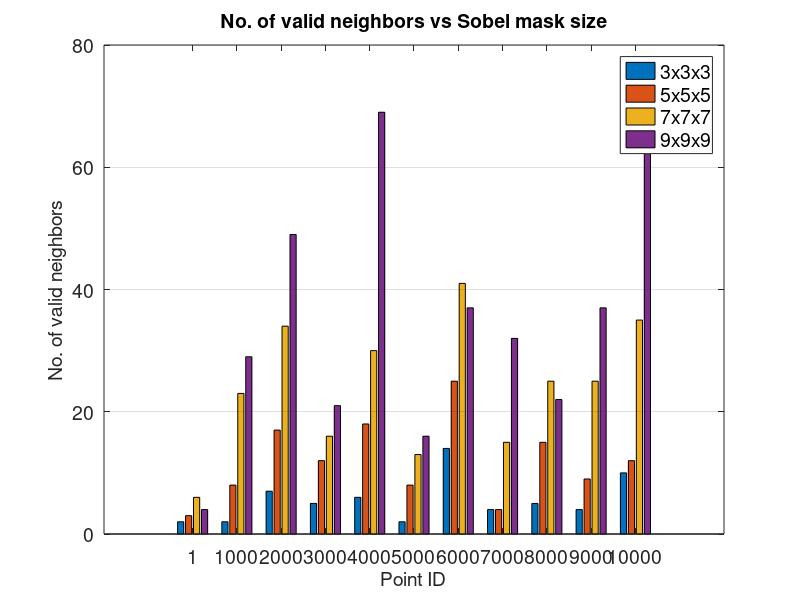

Recreate this plot in MATLAB. (Note: this script raises an error after producing the figure.)
% 20160407
% plot no. of valid neighbors found in 3d gradient

x = [1,1000:1000:10000];

p = [2  3   6   4
     2  8   23  29
     7  17  34  49
     5  12  16  21
     6  18  30  69
     2  8   13  16
     14 25  41  37
     4  4   15  32
     5  15  25  22
     4  9   25  37
     10 12  35  77];

pz = 14;
figure;
% set(gca,'DefaultTextFontSize',pz);
% set(gca,'DefaultTextFontSize',14)
bar(x,p); %,x,p50(:,2),x,p50(:,3),x,p50(:,4));
set(gca,'ygrid','on');
% set(gca,'yminorgrid','on');
% set(gca,'ytick',[0:1:25]);
% xlim([1 10000]);
% ylim([0 5.1]);
xlabel('Point ID');
ylabel('No. of valid neighbors');
title('No. of valid neighbors vs Sobel mask size');
legend('3x3x3','5x5x5','7x7x7','9x9x9');
set(findall(gcf,'-property','FontSize'),'FontSize',pz)
a = get(gca,'XTickLabel');
set(gca,'XTickLabel',a,'fontsize','default')


q = round((p./repmat([3^3 5^3 7^3 9^3],11,1))*100,2);

figure;
% set(gca,'DefaultTextFontSize',pz);
bar(x,q); %,x,p50(:,2),x,p50(:,3),x,p50(:,4));
set(gca,'ygrid','on');
% set(gca,'yminorgrid','on');
% set(gca,'ytick',[0:1:25]);
% xlim([1 10000]);
% ylim([0 5.1]);
xlabel('Point ID');
ylabel('Percentage of neighbors');
title('Percentage of neighbors vs Sobel mask size');
legend('3x3x3','5x5x5','7x7x7','9x9x9');
set(findall(gcf,'-property','FontSize'),'FontSize',pz)
a = get(gca,'XTickLabel');
set(gca,'XTickLabel',a,'fontsize','default')
% set(gca,'DefaultTextFontSize',pz);

% ax = gca;
% % ax.XTick = x;
% grid on;
% 
% legend('Confidence','Data','Level','Priority',...
%     'Location','east');
% 
% p(1).Marker = 'd';
% p(1).LineStyle = '-';
% p(1).Color = 'b';
% p(1).MarkerFaceColor = 'b';
% 
% p(2).Marker = 'square';
% p(2).LineStyle = ':';
% p(2).Color = 'r';
% p(2).MarkerFaceColor = 'r';
% 
% p(3).Marker = '^';
% p(3).LineStyle = '-.';
% p(3).Color = 'g';
% p(3).MarkerFaceColor = 'g';
% 
% p(4).Marker = 'o';
% p(4).LineStyle = '--';
% p(4).Color = 'm';
% p(4).MarkerFaceColor = 'm';
